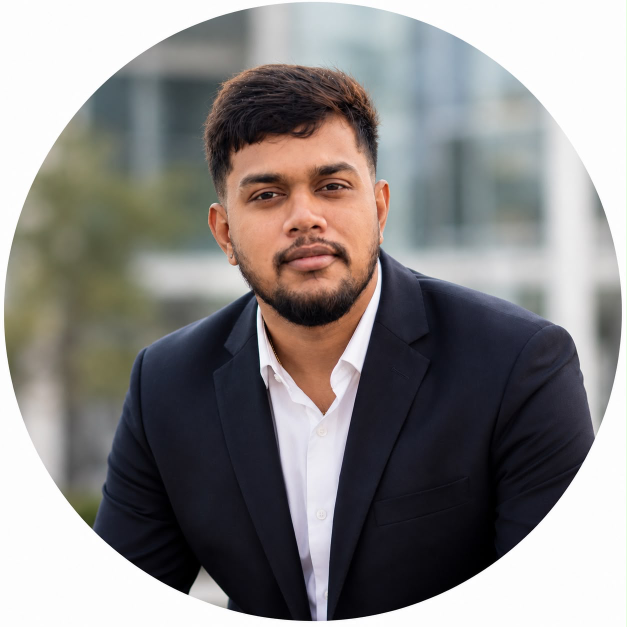
#> input picture photo.png, 1254 x 1254 px (shown at 1/2 size)
$ python ascii_to_svg.py --photo photo.png --out-dir assets
#> lines starting #> are read from the running program, lines starting #| are printed output that depends on the picture
#!/usr/bin/env python3
"""
Generates the animated terminal-style GitHub profile banner (dark.svg / light.svg)
by converting a headshot photo into ASCII art and pairing it with a live
"terminal readout" info panel.

Usage:
    python3 ascii_to_svg.py --photo photo.png --out-dir assets
"""

import argparse
from PIL import Image

RAMP = " .:-=+*#%@"

# ---- content of the terminal info panel -------------------------------
LINES = [
    ("Subject",      "Prajwal Kuderu Suresh (\"Bunny\")"),
    ("Role",         "SOC Analyst (L1) :: Threat Detection & Response"),
    ("Origin",       "Bengaluru, IN -> Milton Keynes, UK"),
    ("Education",    "MSc Cyber Security, Univ. of Hertfordshire"),
    ("Dissertation", "AI-Powered Ransomware Detection"),
    ("Status",       "[x] Job Hunting  [x] Home SOC Lab  [ ] Sleep"),
    ("",             ""),
    ("ToolBelt",     "Splunk | Elastic Stack | Wireshark | Kali Linux"),
    ("Core_Detect",  "SIEM | EDR | SOAR | Alert Triage"),
    ("Core_Offense", "Kali Linux | Mimikatz | PowerShell"),
    ("Core_Lang",    "Python | SQL | PowerShell | KQL / SPL"),
    ("Framework",    "MITRE ATT&CK | NIST CSF | Cyber Kill Chain"),
]

CONTACT = [
    ("mail",      "prajwalks.work@gmail.com"),
    ("linkedin",  "/in/prajwal-kuderu-suresh"),
    ("portfolio", "prajwal-kudedrusuresh.github.io/portfolio"),
    ("github",    "github.com/prajwal-kudedrusuresh"),
]

FOOTER = "See live GitHub stats below in README ^"

THEMES = {
    "dark": dict(
        bg="#0d1117", panel="#0d1117", border="#30363d",
        chrome_bg="#161b22", dot_colors=("#ff5f56", "#ffbd2e", "#27c93f"),
        title_color="#8b949e",
        ascii_color="#39d4ff",
        label_color="#7ee787", value_color="#c9d1d9",
        prompt_color="#58a6ff", footer_color="#8b949e",
        heading_color="#ff7b72",
    ),
    "light": dict(
        bg="#ffffff", panel="#ffffff", border="#d0d7de",
        chrome_bg="#f6f8fa", dot_colors=("#ff5f56", "#ffbd2e", "#27c93f"),
        title_color="#57606a",
        ascii_color="#0d1117",
        label_color="#0969da", value_color="#24292f",
        prompt_color="#8250df", footer_color="#57606a",
        heading_color="#cf222e",
    ),
}

def image_to_ascii(path, cols=70):
#> called with path = 'photo.png', cols = 66
    img = Image.open(path).convert("L")
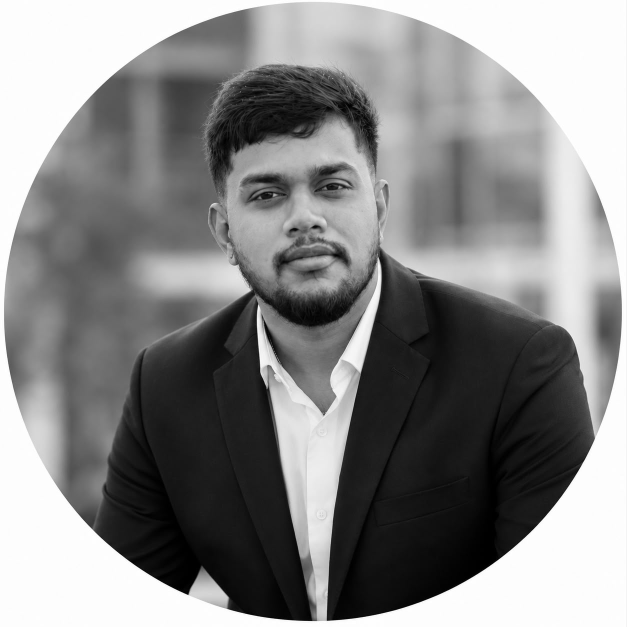
#> img: PIL image 1254x1254 L (shown at 1/2 size); min 0, max 255, mean 136.1
    w, h = img.size
#> w = 1254; h = 1254
    rows = max(1, round(cols * 0.5 * (h / w)))
#> rows = 33
    img = img.resize((cols, rows))
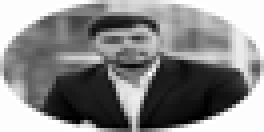
#> img: PIL image 66x33 L (shown 4 times larger); min 0, max 255, mean 135.8
    pixels = list(img.getdata())
#> pixels = 2178 values, max 255 at index 17, min 0 at index 1833, mean 135.8
    grid_chars = []
    grid_alpha = []
    for r in range(rows):
        row_chars = []
        row_alpha = []
        for c in range(cols):
            b = pixels[r * cols + c]  # 0=black .. 255=white
            level = int((255 - b) / 255 * (len(RAMP) - 1))
            row_chars.append(RAMP[level])
            row_alpha.append(round((255 - b) / 255, 2))
        grid_chars.append(row_chars)
        grid_alpha.append(row_alpha)
#> after the loop, grid_alpha = 33 items; grid_chars = 33 items
    return grid_chars, grid_alpha, cols, rows


def rle_tspans(chars, alphas):
    """Collapse a row into tspans of (text, opacity) runs to keep SVG small."""
    runs = []
    cur_char_run = ""
    cur_alpha = None
    for ch, a in zip(chars, alphas):
        # bucket alpha into steps of 0.15 to merge similar runs
        bucket = round(a / 0.15) * 0.15
        if cur_alpha is None:
            cur_alpha = bucket
            cur_char_run = ch
        elif bucket == cur_alpha:
            cur_char_run += ch
        else:
            runs.append((cur_char_run, cur_alpha))
            cur_char_run = ch
            cur_alpha = bucket
    if cur_char_run:
        runs.append((cur_char_run, cur_alpha))
    return runs


def esc(s):
    return (s.replace("&", "&amp;").replace("<", "&lt;").replace(">", "&gt;"))


def build_svg(photo_path, theme_name):
    t = THEMES[theme_name]
    chars, alphas, cols, rows = image_to_ascii(photo_path, cols=66)
#> chars = 33 items; alphas = 33 items; cols = 66; rows = 33

    W, H = 900, 460
    chrome_h = 34
    pad = 18

    ascii_font_size = 5.6
    char_w = ascii_font_size * 0.6
    line_h = ascii_font_size * 1.15
    ascii_x = pad
    ascii_y = chrome_h + pad + ascii_font_size

    ascii_lines_svg = []
    for r, (row_chars, row_alpha) in enumerate(zip(chars, alphas)):
        y = ascii_y + r * line_h
        tspans = []
        for text_run, alpha in rle_tspans(row_chars, row_alpha):
            tspans.append(
                f'<tspan fill="{t["ascii_color"]}" fill-opacity="{max(alpha,0.05)}">{esc(text_run)}</tspan>'
            )
        ascii_lines_svg.append(
            f'<text x="{ascii_x}" y="{y:.1f}" xml:space="preserve" font-family="Consolas, Menlo, monospace" font-size="{ascii_font_size}">{"".join(tspans)}</text>'
        )
#> this loop made 33 passes
#> y on passes 1 to 12: 57.6, 64.04, 70.48, 76.92, 83.36, 89.8, 96.24, 102.7, 109.1, 115.6, 122, 128.4
#> after the loop, ascii_lines_svg = 33 items
    ascii_block_width = cols * char_w
#> ascii_block_width = 221.8
    ascii_block_height = rows * line_h
#> ascii_block_height = 212.5

    # ---- right info panel ----
    panel_x = ascii_x + ascii_block_width + 34
#> panel_x = 273.8
    panel_font = 13.5
    panel_line_h = 20
    y = chrome_h + pad + panel_font + 4

    info_svg = []
    info_svg.append(
        f'<text x="{panel_x}" y="{y:.1f}" font-family="Consolas, Menlo, monospace" font-size="14.5" font-weight="700" fill="{t["heading_color"]}">whoami --verbose</text>'
    )
    y += panel_line_h * 1.4

    label_w = 118
    for label, value in LINES:
        if not label:
            y += panel_line_h * 0.5
            continue
        info_svg.append(
            f'<text x="{panel_x}" y="{y:.1f}" font-family="Consolas, Menlo, monospace" font-size="{panel_font}" fill="{t["label_color"]}">{esc(label)}</text>'
        )
        info_svg.append(
            f'<text x="{panel_x + label_w}" y="{y:.1f}" font-family="Consolas, Menlo, monospace" font-size="{panel_font}" fill="{t["value_color"]}">{esc(value)}</text>'
        )
        y += panel_line_h
#> after the loop, info_svg = 23 items; y = 327.5

    y += panel_line_h * 0.3
#> y = 333.5
    info_svg.append(
        f'<text x="{panel_x}" y="{y:.1f}" font-family="Consolas, Menlo, monospace" font-size="14.5" font-weight="700" fill="{t["heading_color"]}">contact --all</text>'
    )
    y += panel_line_h * 1.3
#> y = 359.5
    for label, value in CONTACT:
        info_svg.append(
            f'<text x="{panel_x}" y="{y:.1f}" font-family="Consolas, Menlo, monospace" font-size="{panel_font}" fill="{t["prompt_color"]}">&gt;_ {esc(label)}</text>'
        )
        info_svg.append(
            f'<text x="{panel_x + 112}" y="{y:.1f}" font-family="Consolas, Menlo, monospace" font-size="{panel_font}" fill="{t["value_color"]}">{esc(value)}</text>'
        )
        y += panel_line_h
#> this loop made 4 passes
#> y on passes 1 to 4: 379.5, 399.5, 419.5, 439.5
#> after the loop, info_svg = 32 items; y = 439.5

    y += panel_line_h * 0.6
#> y = 451.5
    footer_y = y
#> footer_y = 451.5
    info_svg.append(
        f'<text x="{panel_x}" y="{footer_y:.1f}" font-family="Consolas, Menlo, monospace" font-size="12" fill="{t["footer_color"]}" font-style="italic">{esc(FOOTER)}</text>'
    )
    # blinking cursor
    info_svg.append(
        f'<rect x="{panel_x + len(FOOTER)*7.0:.1f}" y="{footer_y-11:.1f}" width="7" height="13" fill="{t["prompt_color"]}">'
        f'<animate attributeName="opacity" values="1;1;0;0;1" keyTimes="0;0.4;0.5;0.9;1" dur="1.1s" repeatCount="indefinite"/>'
        f'</rect>'
    )

    # scanline sweep over the ascii block
    scanline = (
        f'<rect x="{ascii_x}" y="{ascii_y - ascii_font_size}" width="{ascii_block_width:.1f}" height="2.2" '
        f'fill="{t["ascii_color"]}" opacity="0.35">'
        f'<animate attributeName="y" values="{ascii_y - ascii_font_size:.1f};{ascii_y - ascii_font_size + ascii_block_height:.1f}" '
        f'dur="3.2s" repeatCount="indefinite"/>'
        f'</rect>'
    )

    dots = "".join(
        f'<circle cx="{18 + i*16}" cy="{chrome_h/2:.0f}" r="5" fill="{c}"/>'
        for i, c in enumerate(t["dot_colors"])
    )

    svg = f'''<svg width="{W}" height="{H}" viewBox="0 0 {W} {H}" xmlns="http://www.w3.org/2000/svg">
  <rect width="{W}" height="{H}" rx="10" fill="{t['bg']}" stroke="{t['border']}"/>
  <path d="M0 10 a10 10 0 0 1 10 -10 h{W-20} a10 10 0 0 1 10 10 v{chrome_h-10} h-{W} z" fill="{t['chrome_bg']}"/>
  {dots}
  <text x="{W/2}" y="{chrome_h/2 + 4:.0f}" text-anchor="middle" font-family="Consolas, Menlo, monospace" font-size="12" fill="{t['title_color']}">prajwal-kudedrusuresh / README.md</text>
  <line x1="0" y1="{chrome_h}" x2="{W}" y2="{chrome_h}" stroke="{t['border']}"/>
  {"".join(ascii_lines_svg)}
  {scanline}
  <line x1="{panel_x - 20}" y1="{chrome_h+10}" x2="{panel_x - 20}" y2="{H-14}" stroke="{t['border']}"/>
  {"".join(info_svg)}
</svg>'''
    return svg


def main():
    ap = argparse.ArgumentParser()
    ap.add_argument("--photo", required=True)
    ap.add_argument("--out-dir", required=True)
    args = ap.parse_args()

    for theme in ("dark", "light"):
        svg = build_svg(args.photo, theme)
        out_path = f"{args.out_dir}/{theme}.svg"
        with open(out_path, "w") as f:
            f.write(svg)
        print(f"wrote {out_path}")


if __name__ == "__main__":
    main()
